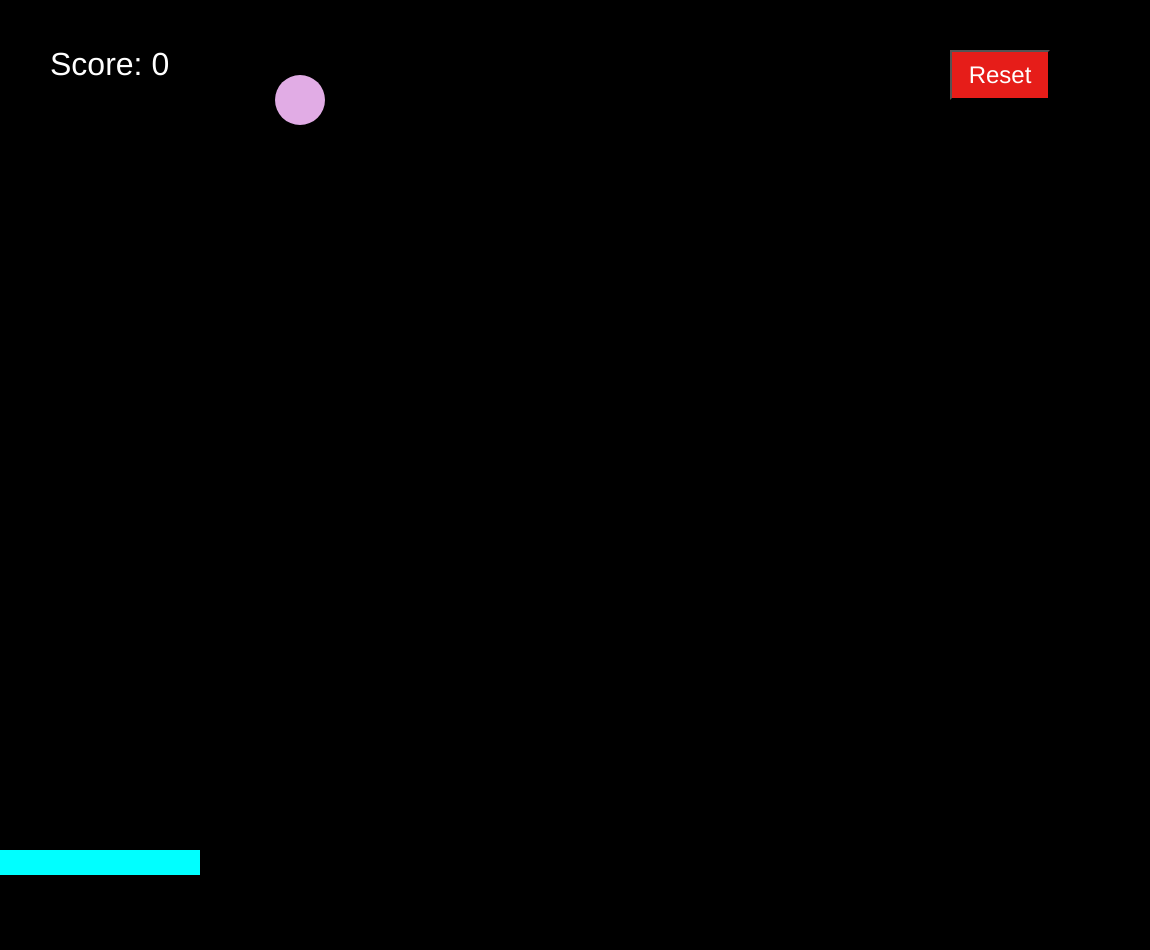
Frame 1 (no input)
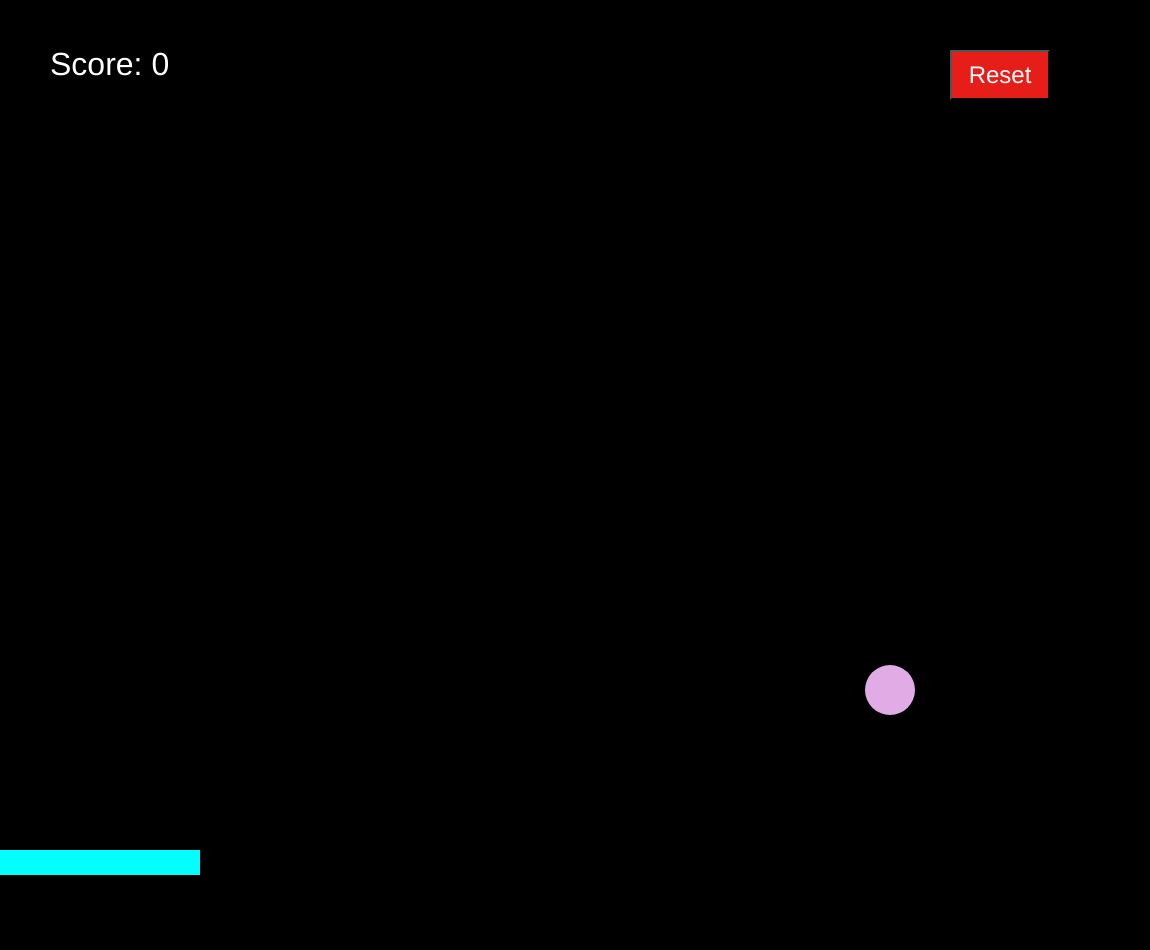
Frame 60 (no input)
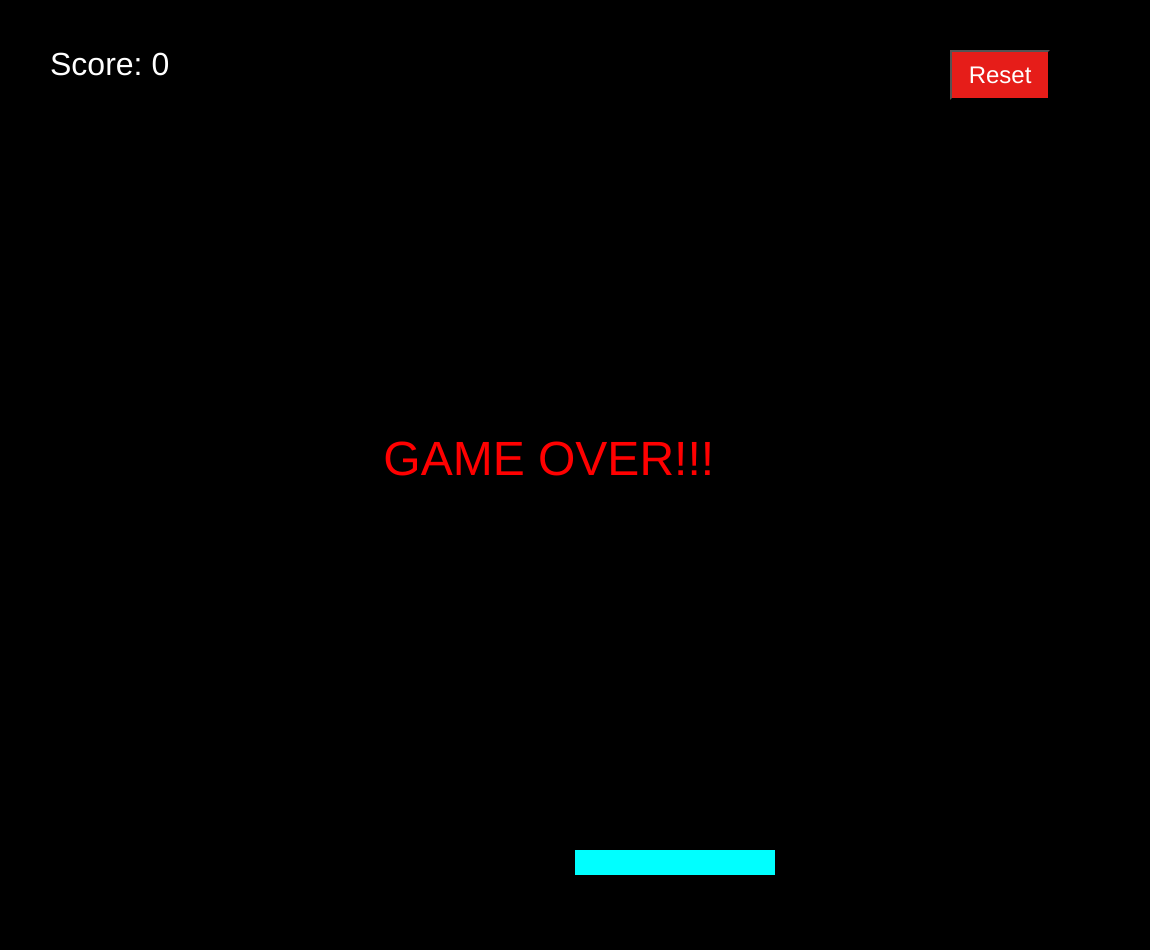
Frame 120 (the mouse pressed at the canvas centre since frame 60)

The p5.js sketch that drew these frames (run headless with seeded random() and noise() and a simulated clock; from frame 60 on, the mouse is pressed at the canvas centre):

// p5.js sketch
// ── sketch.js
var ball_X = 300;
var ball_Y = 100;
var ballDiameter = 50;
var ballRadius = ballDiameter/2;
var ball_X_Move = 10;
var ball_Y_Move = 10;
var paddleWidth = 200;
var paddleHeight = 25;
var paddle_Y;
var score = 0;
var is_game_over = false;
var button, ball_color;

function setup() {
  createCanvas(windowWidth-50, windowHeight-50);
  insert_button();
  ball_color = get_random_color();
}

function draw() {
  background(0);
  draw_ball();
  draw_paddle();
  if(!is_game_over){
    move_ball();
    detect_paddle_collision();
  }
  else{
    display_game_over();
  }
  display_score();
}

function insert_button(){
  button = createButton('Reset');
  button.size(100,50);
  button.position(width-200, 50);
  button.style('font-size', '24px');
  button.style("background-color","#e61d19");
  button.style("color","#fff");
  button.mousePressed(reset);
}

function draw_ball(){
  fill(ball_color);
  noStroke();
  circle(ball_X, ball_Y, ballDiameter);
}

function draw_paddle(){
  paddle_Y = height-100;
  fill(0, 255, 255);
  noStroke();
  rect(mouseX, paddle_Y, paddleWidth, paddleHeight);
}

function move_ball(){
  ball_X += ball_X_Move;
  ball_Y += ball_Y_Move;
  bounce();

}

function bounce(){
  if(ball_X <  ballRadius|| ball_X > windowWidth-ballRadius){
    ball_X_Move *= -1;
  }
  if(ball_Y <  ballRadius){
    ball_Y_Move *= -1;
  }
  if(ball_Y > windowHeight-ballRadius){
    is_game_over = true;
  }
}

function detect_paddle_collision(){
  if((((ball_X + ballRadius) > mouseX) && ((ball_X - ballRadius) < (mouseX + paddleWidth)))&&((ball_Y + ballRadius) >= paddle_Y)){
      score++;
      ball_X_Move *= -1;
      ball_Y_Move *= -1;
      if(ball_Y > paddle_Y){
        is_game_over = true;
      }
  }
}

function display_score(){
  fill(255, 255, 255);
  textSize(32);
  text("Score: " + score, 50, 75);
}

function display_game_over(){
  fill(255, 0, 0);
  textSize(48);
  text("GAME OVER!!!", width/3, height/2);
}

function reset(){
  ball_X = 300;
  ball_Y = 100;
  is_game_over = false;
  score = 0;
  ball_color = get_random_color();
}

function get_random_color(){
  let colour = color(random(150,255), random(150,255), random(150,255));
  return colour;
}
